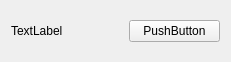
<?xml version="1.0" encoding="UTF-8"?>
<ui version="4.0">
 <class>Form</class>
 <widget class="QWidget" name="Form">
  <property name="geometry">
   <rect>
    <x>0</x>
    <y>0</y>
    <width>231</width>
    <height>49</height>
   </rect>
  </property>
  <property name="windowTitle">
   <string>Form</string>
  </property>
  <layout class="QHBoxLayout" name="horizontalLayout_2">
   <item>
    <layout class="QHBoxLayout" name="horizontalLayout">
     <item>
      <widget class="QLabel" name="label">
       <property name="text">
        <string>TextLabel</string>
       </property>
      </widget>
     </item>
     <item>
      <spacer name="verticalSpacer">
       <property name="orientation">
        <enum>Qt::Vertical</enum>
       </property>
       <property name="sizeType">
        <enum>QSizePolicy::Fixed</enum>
       </property>
       <property name="sizeHint" stdset="0">
        <size>
         <width>20</width>
         <height>40</height>
        </size>
       </property>
      </spacer>
     </item>
     <item>
      <widget class="QPushButton" name="pushButton">
       <property name="text">
        <string>PushButton</string>
       </property>
      </widget>
     </item>
    </layout>
   </item>
  </layout>
 </widget>
 <resources/>
 <connections/>
</ui>
